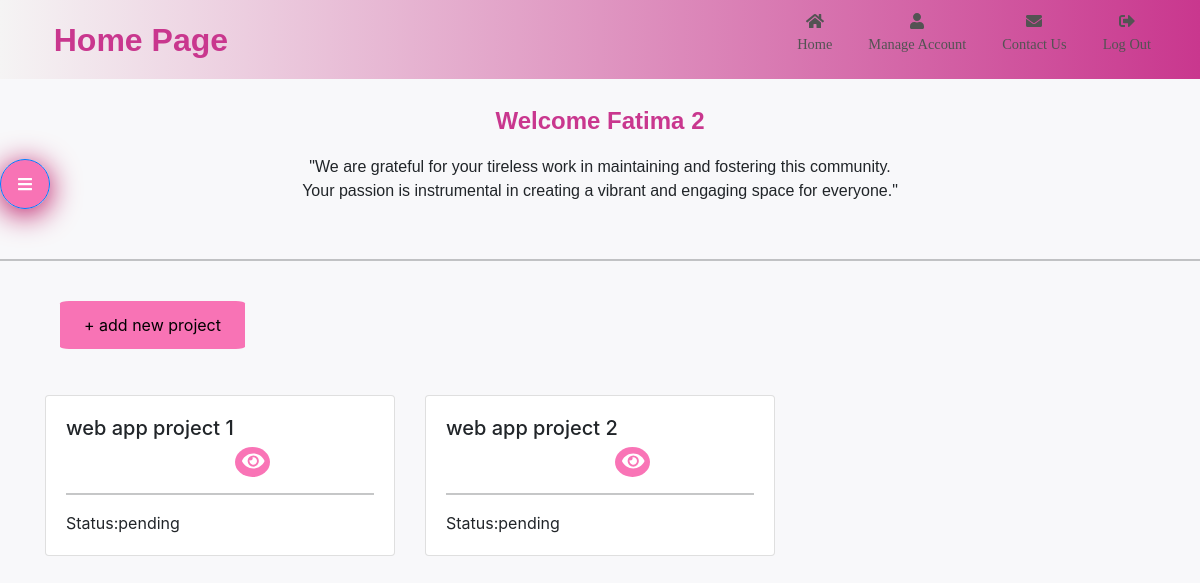
The page /panel.php (signed in) on the database its author committed.
### tables this page shows
CREATE TABLE `project_list` (
  `id` int(30) NOT NULL,
  `name` varchar(200) NOT NULL,
  `description` text NOT NULL,
  `status` varchar(50) NOT NULL,
  `start_date` date NOT NULL,
  `end_date` date NOT NULL,
  `manager_id` int(30) NOT NULL,
  `date_created` datetime NOT NULL DEFAULT current_timestamp(),
  `communityadmin_id` int(30) NOT NULL
);

### panel.php (the view, shortened to what the rows shown need)
<?php
require "headerr.php";
require "sidebar.php";
?>
<!DOCTYPE html>
<html lang="en">
<head>
  <link rel="stylesheet" href="css/adminpanelstyle.css">
</head>
<body>
<?php if(!empty($_GET['action']) && $_GET['action'] == 'viewproject' && !empty($_GET['id'])): $id = $_GET['id'];
 $sqlproject="SELECT * FROM project_list WHERE id = $id";
 $result = mysqli_query($con,$sqlproject);
 if ($result && mysqli_num_rows($result) > 0) {
  $row = mysqli_fetch_assoc($result);
  $name=$row['name'];
  $start_date=$row['start_date'];
  $end_date=$row['end_date'];
  $status=$row['status'];
  $adminid=$row['communityadmin_id'];
  $description=$row['description'];
  $manager_id = $row['manager_id'];
  $managernamee = '';
  $sql = "SELECT username FROM user WHERE id = $manager_id";
  $resultman = mysqli_query($con, $sql);
  if (mysqli_num_rows($resultman) > 0) {
  $rowman = mysqli_fetch_assoc($resultman);
  $managernamee = $rowman['username'];
  }
  $member_ids = array();
  $member_names = array();
  $member_query = "SELECT project_members.project_id , user.username ,user.id FROM project_members INNER JOIN user ON project_members.user_id = user.id WHERE project_members.project_id =$id";
  $member_result = mysqli_query($con, $member_query);
  if (mysqli_num_rows($member_result) > 0) {
  while ($member_row = mysqli_fetch_assoc($member_result)) {
  $member_ids[] = $member_row['id'];
  $member_names[] = $member_row['username'];
  }
  }
 else{
  $member_ids[] = ' ';
  $member_names[] = ' ';
   }
 }?>
 <div class="containerview">
  <div class="up">
  <div class="column">
    <h5><strong>Project Name:</strong></h5>
    <p> <?php echo $name;?></p>
    <h6><strong>Description:</strong></h6>
    <p><?php echo $description;?></p>
   </div>
  <div class="column">
    <h6><strong>Start Date:</strong></h6>
    <p><?php echo $start_date;?></p>
    <h6><strong>End Date:</strong></h6>
    <p><?php echo $end_date;?></p>
    <h6><strong>Status</strong></h6>
    <p><?php echo $status;?></p>
    <h6><strong>Project Manager:</strong></h6>
    <p><?php echo $managernamee;?></p>
    </div>
  </div>
  <div class="down">
    <div class="left">
      <h6 style="margin-top:3%;margin-left:3%"><strong>Team Member/s:</strong></h6><hr>
      <?php
        $member_query = "SELECT project_members.user_id, user.username FROM project_members INNER JOIN user ON project_members.user_id = user.id WHERE project_members.project_id ='$id'";
        $member_result = mysqli_query($con, $member_query);
        if (mysqli_num_rows($member_result) > 0) {
          while ($member_row = mysqli_fetch_assoc($member_result)) {
            $memberId = $member_row['user_id'];
            $memberName = $member_row['username'];
            echo '<p style="margin-left:3%" value="' . $memberId . '">' . $memberName .'</p>';
          }
        }
        ?>
    </div>
   <div class="right">
   <h6 style="margin-left:3%;margin-top:1%"><?php if ($userrole == 'Employee') { echo  "<strong>My tasks</strong>"; } else { echo "<strong>Task List</strong>";}
  if ($userrole == 'Project Manager') {
    echo "<a style='margin-left:10%;text-decoration:none;color:black;font-size:1rem'>Add task:<button onclick='addtask(\"$id\"," . json_encode($member_names) . "," . json_encode($member_ids) . ")' class='statusclick' style='border-radius: 50%; background-color: #f855a6d0;margin-left:1%;margin-top:3%'><i class='fas fa-tasks fa-lg' style='color: white;'></i></button></a>";
    echo "<a style='margin-left:30%;text-decoration:none;color:black;font-size:1rem'>Assign Collaborations:<button onclick='addcollaboration(event,\"$id\",\"$name\")' class='statusclick' style='border-radius: 50%; background-color: #f855a6d0;margin-left:1%;margin-top:3%'><i class='fas fa-comments fa-lg' style='color: white;'></i></button></a>";
  } ?>
  </h6><hr>
   <table class="task-table">
  <thead>
    <tr>
      <th>Task</th>
      <th>Description</th>
      <th>Due Date</th>
      <th>Status</th>
      <?php if ($userrole == 'Project Manager') { ?>
      <th style="width:20%">Action</th>
      <?php } ?>
      <?php if ($userrole == 'Employee') { ?>
      <th style="width:20%">Set Done</th>
      <?php } ?>
    </tr>
  </thead>
  <tbody>
    <?php
    if($userrole == 'Employee'){
    $query = "SELECT task_id,task_title AS task_name,task_description,due_date, status AS task_status FROM task WHERE project_id = '$id' and user_id='$userid'";
    }else {
    $query = "SELECT task_id,task_title AS task_name,task_description,due_date, status AS task_status FROM task WHERE project_id = '$id'";
    }
    $taskresult = mysqli_query($con, $query);
    if (mysqli_num_rows($taskresult) > 0) {
      foreach ($taskresult as $row) {
        $taskid = $row['task_id'];
        $tasktitle = $row['task_name'];
        $taskdescription = $row['task_description'];
        $taskdate = $row['due_date'];
        $status = $row['task_status'];
        if (strtotime($taskdate) < strtotime(date('Y-m-d H:i:s'))) {
          $titleclass = 'late';
        } else {
          $titleclass = '';
        }
        $liClass = ($status == 'done') ? 'line-through' : '';
        echo "<tr>";
        echo "<td class='$liClass $titleclass'>$tasktitle</td>";
        echo "<td class='$liClass $titleclass'>$taskdescription</td>";
        echo "<td class='$liClass $titleclass'>$taskdate</td>";
        echo "<td class='$liClass $titleclass'>$status</td>";
        if ($userrole == 'Project Manager') {
          echo "<td style='width:90%'
                <button onclick='setdone(event,\"$taskid\")' type='button' style='margin-right:1.5%; margin-left:3%;border-radius: 50%;width: 87%;'>
                  <i class='fas fa-check-circle fa-lg statusclick' style='color:#f855a6d0;'></i>
                </button>
                <button onclick='edittask(event,\"$taskid\",\"$tasktitle\", \"$taskdescription\", \"$taskdate\")' type='button' style='margin-right:1.5%; border-radius: 50%; background-color: #f5f4f4 !important;'>
                  <i class='fas fa-eye statusclick' style='color:#ed89a9;'></i>
                </button>
                <button onclick='deletetask(event,\"$taskid\")' type='button' style='margin-right:1.5%; border-radius: 50%; background-color: #f5f4f4 !important ;'>
                  <i class='fas fa-trash-alt statusclick' style='color:red;'></i>
                </button>
              </td>";
        }
        if ($userrole == 'Employee') {
          echo "<td style='width:90%'
                <button onclick='setdone(event,\"$taskid\")' type='button' style='margin-right:1.5%; margin-left:3%;border-radius: 50%;width: 87%;'>
                  <i class='fas fa-check-circle fa-lg statusclick' style='color:#f855a6d0;'></i>
                </button>
              </td>";
        }
        echo "</tr>";
      }
    }
    ?>
  </tbody>
 </table>
 <div class="modal" id="add-task-form" style="margin-top: 5%;width: 65%;height: 80%;margin-left: 15%">
  <div class="modal-content">
    <h3 style="text-align: center; margin-top: 5%">New Task</h3>
    <form method="post">
      <div style="display: flex; flex-direction: row;">
        <div style="flex: 1; margin-right: 5%;">
          <label for="taskname" style="margin-left: 20%;">Task:</label><br>
          <input type="text" name="taskname" required style="margin-left: 20%; width: 70%"><br>
          <label for="due-date" style="margin-left: 20%;">Due Date:</label><br>
          <input class="form-group" style="margin-left: 20%; width: 70%" type="datetime-local" id="due-date" name="due-date" required><br>
        </div>
        <div style="flex: 1;">
          <label for="user_id">Assign To:</label><br>
          <select id="userSelect" name="user_id" style="width: 70%">
          </select>
        </div>
      </div>
      <label for="descriptionname" style="margin-left: 10%;">Description:</label><br>
      <textarea name="descriptionname" cols="100" rows="8" style="margin-left: 10%;"></textarea><br>
      <input type="hidden" name="project-id" value="" id="project-id">
      <input type="hidden" name="action" value="addtask">
      <button class="statusclick" id="add-task-btn" style="background-color: #f855a6d0; border-radius: 10px; margin-top: 10px; margin-left: 40%;margin-bottom:4%">Save</button>
      <button onclick="closeModal('add-task-form')"; type="button" class="statusclick" style="border-radius: 10px; background-color: #f855a6d0; margin-left: 10px;">Cancel</button>
    </form>
  </div>
 </div>
 <div class="modal" id="add-collaboration-form" style="margin-top:10%;width:50%;height:70%;margin-left:25%">
  <div class="modal-content">
    <h6 style="text-align:center;margin-top:5%;margin-bottom:5%">The 'Assign Collaboration' feature allows you, as a manager,<br> to connect with your team members and initiate real-time communication</h6>
    <form method="post" style="margin-left: 35%;">
    <label for="date" style="margin-bottom: 4%;">Date:</label>
    <input type="date" id="date" name="date" required style="margin-bottom: 4%;margin-left:10%"><br>
    <label for="start-hour" style="margin-bottom: 4%;">Start Hour:</label>
    <input type="time" id="start-hour" name="start-hour" required style="margin-bottom: 4%;margin-left: 2%"><br>
    <label for="end-hour" >End Hour:</label>
    <input type="time" id="end-hour" name="end-hour" required style="margin-left: 3%;"><br>
    <input type="hidden" name="projectt-name" value="" id="projectt-name">
    <input type="hidden" name="projectt-id" value="" id="projectt-id">
    <input type="hidden" name="action" value="addcollaboration">
    <button class="statusclick" id="save-btn" style=" background-color: red;border-radius:10px;margin-top:4%;margin-bottom:4%">Save</button>
    <button onclick="closeModal('add-collaboration-form')"; class="statusclick" type="button" style="margin-left:5%;border-radius:10px;background-color: #f855a6d0">Cancel</button>
    </form>
  </div>
 </div>
 <div class="modal" id="delete-task-form" style="margin-top:15%;width:30%;height:30%;margin-left:35%">
  <div class="modal-content">
    <h3 style="text-align:center;margin-top:5%;margin-bottom:10%">Delete Task?</h3>
    <form method="post">
      <input type="hidden" name="task-id" value="" id="delete-task-id-input">
      <input type="hidden" name="action" value="deletetask">
      <button class="statusclick" id="confirm-delete-btn" style="margin-left: 30%; background-color: red;border-radius:10px;margin-bottom:4%">Delete</button>
      <button onclick="closeModal('delete-task-form')"; class="statusclick" type="button" style="margin-left:5%;border-radius:10px;background-color: #f855a6d0">Cancel</button>
    </form>
  </div>
 </div>
 <div class="modal" id="done-task-form" style="margin-top:15%;width:30%;height:30%;margin-left:35%">
  <div class="modal-content">
    <h3 style="text-align:center;margin-top:5%;margin-bottom:10%">Done Task?</h3>
    <form method="post">
      <input type="hidden" name="task-id" value="" id="done-task-id">
      <input type="hidden" name="action" value="setdone">
      <button class="statusclick" id="confirm-done-btn" style="margin-left: 30%; background-color: #f855a6d0;border-radius:10px;margin-bottom:4%">Done</button>
      <button onclick="closeModal('done-task-form');" class="statusclick" type="button" style="margin-left:5%;border-radius:10px;background-color: #f855a6d0">Cancel</button>
    </form>
  </div>
 </div>
 <div class="modal" id="edit-task-form" style="margin-top:10%;width:50%;height:70%;margin-left:25%">
  <div class="modal-content">
    <form method="POST">
      <input type="text" name="edit-title" id="edit-title" placeholder="Edit task title" style="margin-top:5%;margin-left:30%;margin-bottom:3%;" required><br>
      <input type="datetime" name="edit-due-date" id="edit-due-date" style="margin-left:20%;margin-bottom:3%" required><br>
      <textarea name="edit-description" id="edit-description" cols="50" rows="8" style="margin-left:20%;margin-bottom:3%" placeholder="Edit task description"></textarea><br>
      <input type="hidden" name="task-id" value="" id="edit-task-id-input">
      <input type="hidden" name="action" value="edittask">
      <button class="statusclick" type="submit" style="margin-left: 40%;border-radius:10px;background-color: #f855a6d0;margin-bottom:4%">Save</button>
      <button onclick="closeModal('edit-task-form');" class="statusclick" type="button" style="margin-left:5%;border-radius:10px;background-color: #f855a6d0">Cancel</button>
    </form>
  </div>
 </div>
 <script>
  currentprojectId='';
 function addtask(id, memberNames, memberIds) {
  currentprojectId = id;
  var projectid = document.getElementById("project-id");
  projectid.value = currentprojectId;
  var userSelect = document.getElementById("userSelect");
  userSelect.innerHTML = "";
  for (var i = 0; i < memberNames.length; i++) {
  var option = document.createElement("option");
  option.value = memberIds[i];
  option.textContent = memberNames[i];
  userSelect.appendChild(option);
  }
  var modal = document.getElementById("add-task-form");
  modal.style.display = "block";
 }
 currentprojectname='';
 function addcollaboration(event, id,name){
  event.stopPropagation();
  currentprojectId = id;
  currentprojectname=name;
  var projectid = document.getElementById("projectt-id");
  projectid.value = currentprojectId;
  var projectname = document.getElementById("projectt-name");
  projectname.value=currentprojectname;
  var modal = document.getElementById("add-collaboration-form");
  modal.style.display = "block";
}
  function deletetask(event, id) {
  event.stopPropagation();
  currentprojectId = id;
  var projectid = document.getElementById("delete-task-id-input");
  projectid.value = currentprojectId;
  var modal = document.getElementById("delete-task-form");
  modal.style.display = "block";
  }
  function edittask(event, id, tasktitle, taskdescription, taskdate) {
  event.stopPropagation();
  currentprojectId = id;
  var projectid = document.getElementById("edit-task-id-input");
  projectid.value = currentprojectId;
  var taskname = document.getElementById("edit-title");
  var description = document.getElementById("edit-description");
  var date = document.getElementById("edit-due-date");
  taskname.value = tasktitle;
  description.value = taskdescription;
  date.value = taskdate;
  var modal = document.getElementById("edit-task-form");
  modal.style.display = "block";
  }
  function setdone(event, id) {
  event.stopPropagation();
  currentprojectId = id;
  var projectid = document.getElementById("done-task-id");
  projectid.value = currentprojectId;
  var modal = document.getElementById("done-task-form");
  modal.style.display = "block";
  }
  function closeModal(formName) {
  var modal = document.getElementById(formName);
  modal.style.display = "none";
}
</script>
<?php else:?>
  <br>
 <div class="container" style="margin-top: 1%;">
  <div class="row">
    <?php
    $adminid = $_SESSION['user_info']['id'];
    if ($userrole == 'Community Admin') {
      $query = "SELECT * FROM project_list WHERE communityadmin_id = '$adminid' ORDER BY date_created DESC";
    } elseif($userrole=='Project Manager') {
      $query = "SELECT * FROM project_list WHERE manager_id = '$adminid' ORDER BY date_created DESC";
    }else{
      $query = "SELECT * FROM project_list WHERE id IN(select project_id from project_members where user_id='$userid') ORDER BY date_created DESC";
    }
    $result = mysqli_query($con, $query);
    if (mysqli_num_rows($result) > 0) {
      while ($row = $result->fetch_assoc()) {
        $name = $row['name'];
        $status = $row['status'];
        ?>
        <div class="col-md-4" style="margin-top: 3%;">
          <div class="card project-card" onclick="toggleDetails(this)">
            <div class="card-body">
              <h5 class="card-title"><?php echo $name; ?>
              <a href="panel.php?action=viewproject&id=<?php echo $row['id']; ?>"><button  class='statusclick' type='submit' style='margin-left:55%; border-radius: 50%; background-color: #f5f4f4;;'><i class='fas fa-eye' style='color:white;'></i></button></a>
              </h5><hr>
              <p class="card-text">Status:<?php echo $status; ?></p>
            </div>
          </div>
        </div>
    <?php
      }
    }
    ?>
  </div>
 </div>
<?php endif;?>
</body>
</html>

### rows shown on the page
project_list: name "web app project 1", status "pending"
project_list: name "web app project 2", status "pending"

### other values the page prints
$title "Home Page"
$_SESSION['user_info']['username'] "Fatima 2"
